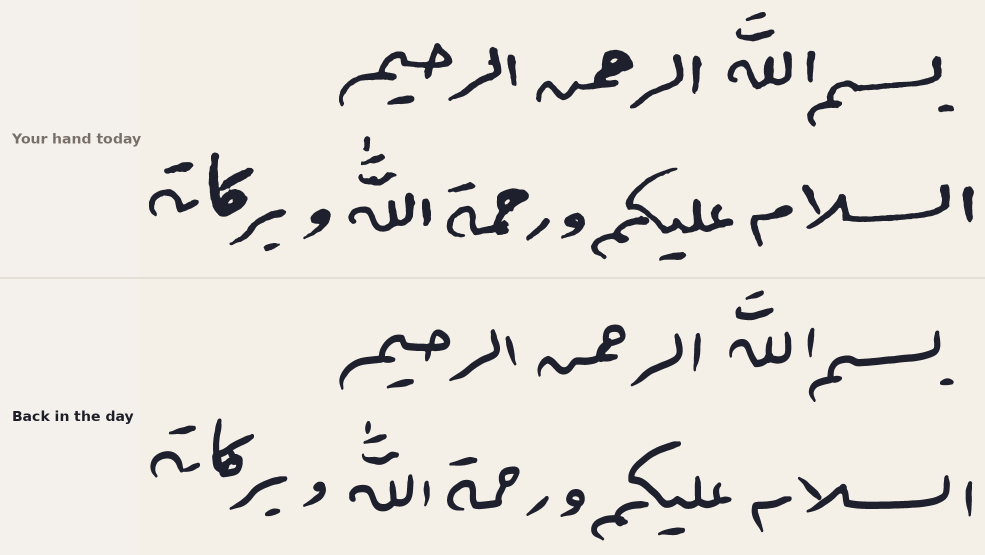
#> input picture handwriting-font/pens/back_in_the_day.png, 1970 x 1110 px (shown at 1/2 size)
$ python -i repen.py   (imports and definitions only)
#> lines starting #> are read from the running program, lines starting #| are printed output that depends on the picture; after the words box and inside, x2 and y2 are one past the last pixel; in counts of white or black regions, pixels touching at a corner belong together
#> further down, picture is the input picture: shape (1110, 1970, 3); mean B, G, R 220.9, 227.3, 230.8
"""Re-ink handwriting with a different pen.

Ink -> centre-line skeleton -> stamp a pen shape along the skeleton.
A round pen stamps a disc; a qalam (broad nib) stamps a thin slanted line,
so stroke thickness changes with direction, like Ruqʿah calligraphy."""
import numpy as np, cv2
from skimage.morphology import skeletonize

UP = 3  # work at 3x for smooth edges


def ink_mask(bgr, k=61, t=0.70, min_area=25):
#> called with k = 61, t = 0.7, min_area = 25
    g = bgr[:, :, 2].astype(np.float32)  # red channel: blue and black ink are both dark
    bg = cv2.morphologyEx(g, cv2.MORPH_CLOSE, cv2.getStructuringElement(cv2.MORPH_ELLIPSE, (k, k)))
#> bg: shape (1110, 1970) float32; every value is 244
    bg = cv2.GaussianBlur(bg, (0, 0), k / 4)
#> bg: shape (1110, 1970) float32; every value is 244
    n = np.clip(g / np.maximum(bg, 1), 0, 1.2)
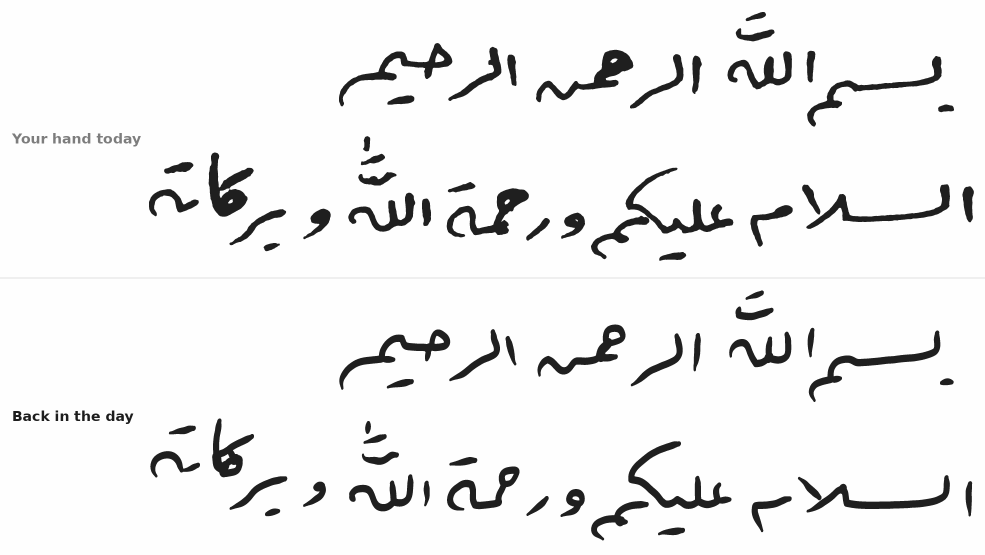
#> n: shape (1110, 1970) float32 (shown at 1/2 size); min 0.115, max 1, mean 0.946
    n = cv2.resize(n, None, fx=UP, fy=UP, interpolation=cv2.INTER_CUBIC)
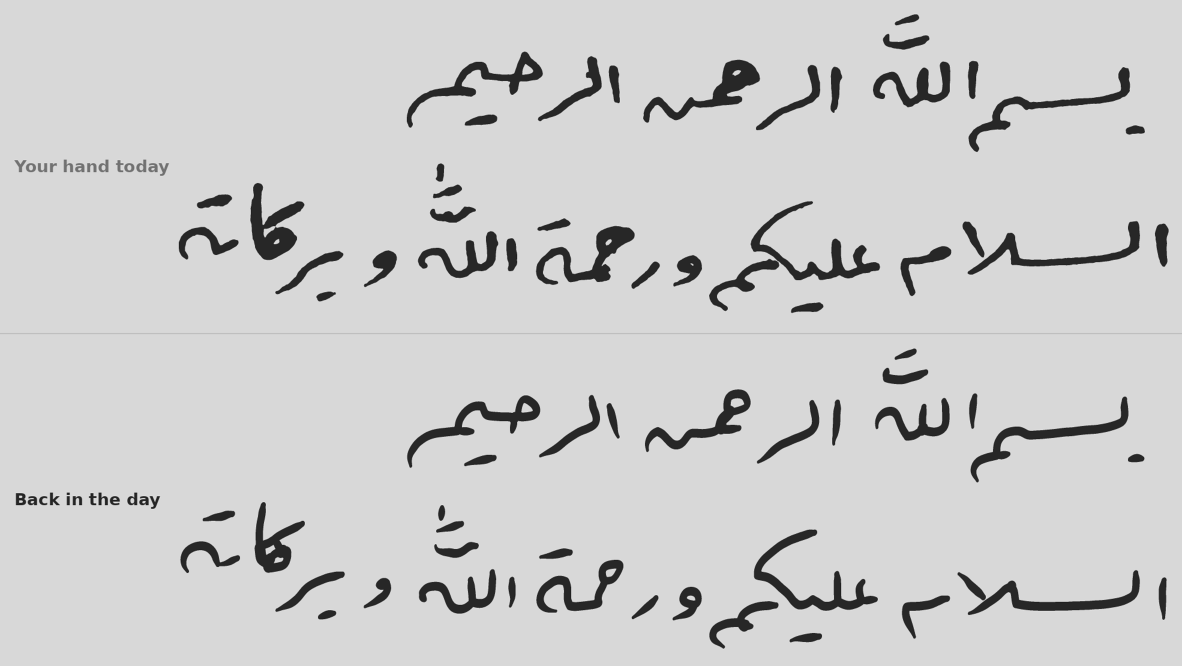
#> n: shape (3330, 5910) float32 (shown at 1/5 size); min -0.0742, max 1.19, mean 0.946; drawn with min black and max white
    n = cv2.GaussianBlur(n, (0, 0), UP * 0.6)
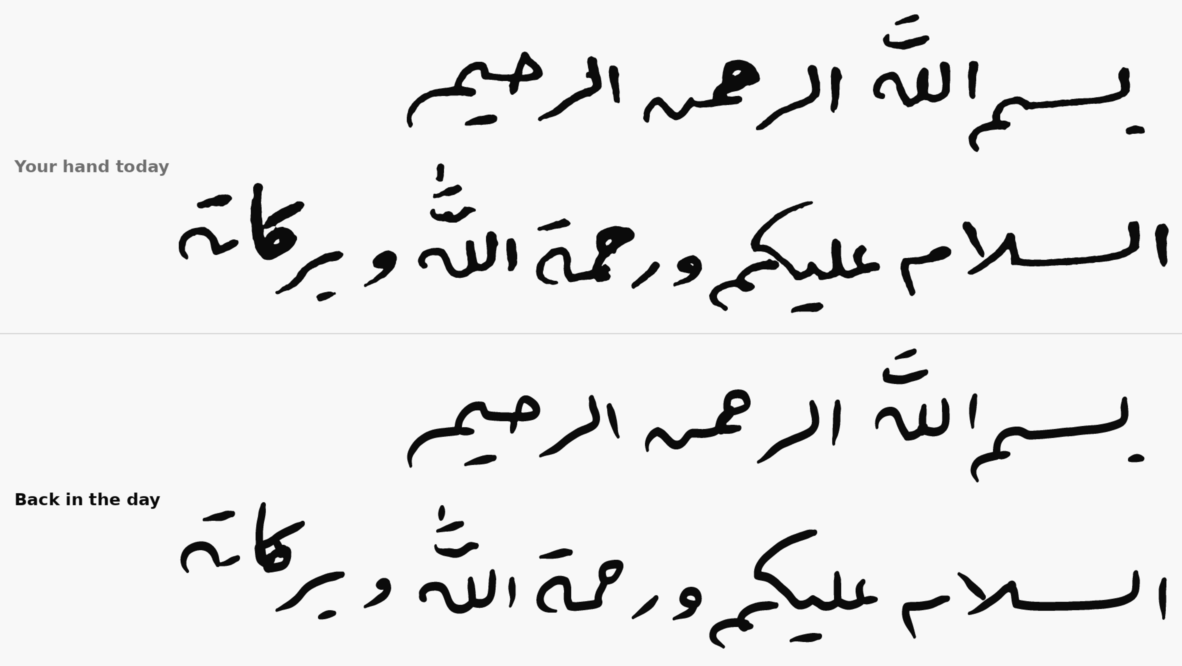
#> n: shape (3330, 5910) float32 (shown at 1/5 size); min 0.0804, max 1.02, mean 0.946; drawn with min black and max white
    m = (n < t).astype(np.uint8)
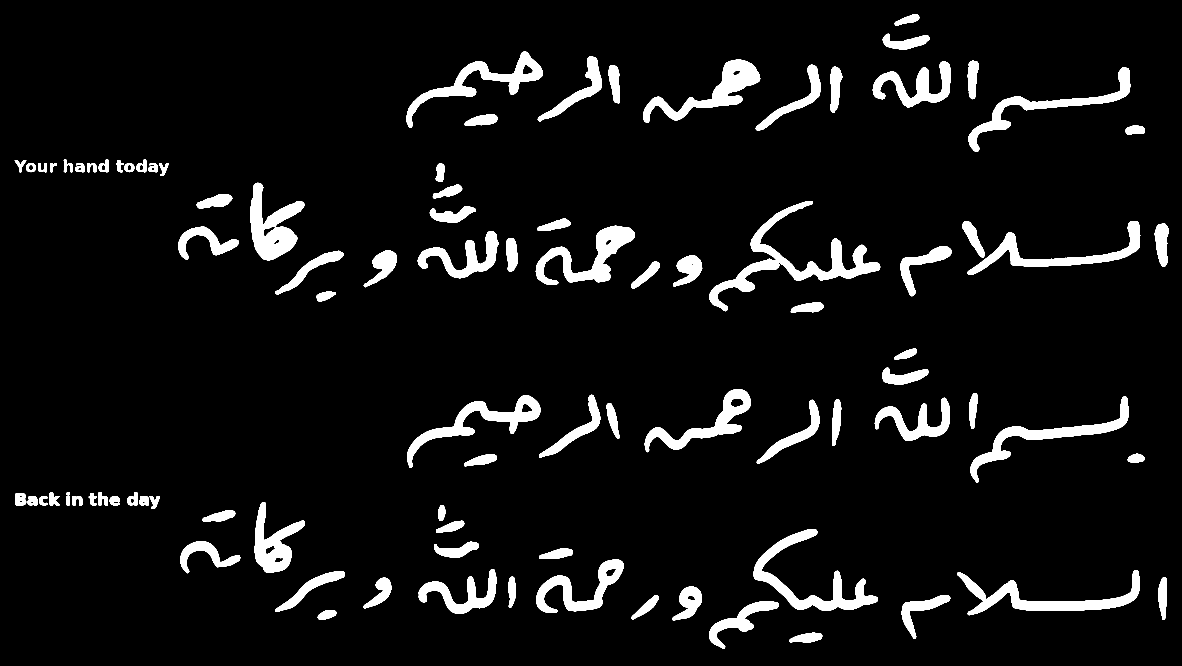
#> m: shape (3330, 5910) (shown at 1/5 size); values 0 (black) and 1 (white), 6.5% white; 94 white regions, largest, box (x1, y1, x2, y2) and area: (3545, 1005, 4401, 1556) 73140, (3769, 2647, 4390, 3055) 53534, (4787, 2850, 5700, 3076) 51378
    cnt, lab, st, _ = cv2.connectedComponentsWithStats(m, connectivity=8)
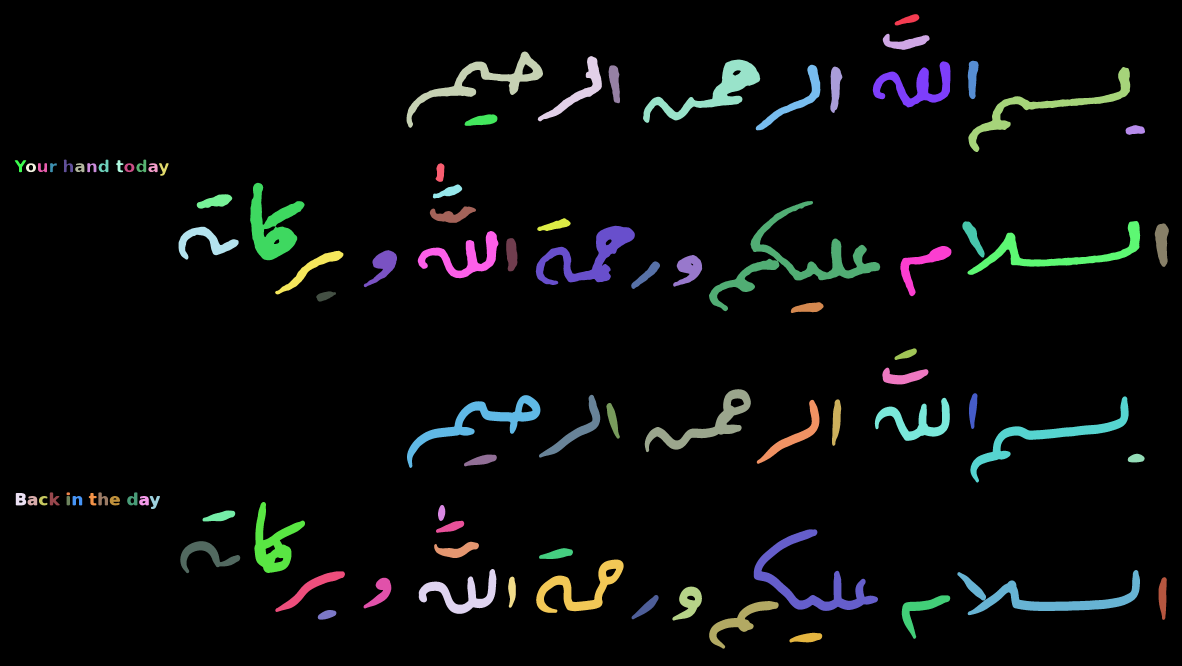
#> lab: shape (3330, 5910) int32 (shown at 1/5 size); 95 distinct labels, from 0 to 94; one colour per label, 0 black
#> cnt = 95; st = 95 rows, first 6: [0, 0, 5910, 3330, 18403844], [4473, 71, 124, 56, 3549], [4414, 169, 234, 80, 9728], [2033, 257, 682, 382, 46041], [2689, 280, 320, 327, 20683], [3215, 298, 586, 316, 49716]
    keep = np.zeros(cnt, bool); keep[1:] = st[1:, 4] >= min_area * UP * UP
    return keep[lab]


# [4 lines left out: function stroke_width, not called in this run]


def _neighbours(sk):
    k = np.ones((3, 3), np.uint8); k[1, 1] = 0
    return cv2.filter2D(sk.astype(np.uint8), -1, k, borderType=cv2.BORDER_CONSTANT)


# [19 lines left out: function prune, not called in this run]


def skeleton(mask, w):
    return prune(skeletonize(mask), int(w * 1.2))


# [7 lines left out: function nib_kernel, not called in this run]


def disc(d):
    d = max(1, int(round(d)))
    return cv2.getStructuringElement(cv2.MORPH_ELLIPSE, (d, d))


# [31 lines left out: functions repen, render, not called in this run]

>>> import cv2
>>> picture = cv2.imread('back_in_the_day.png')
>>> result = ink_mask(picture)

$ run again, on handwriting-font/pens/breaks_fixed.png
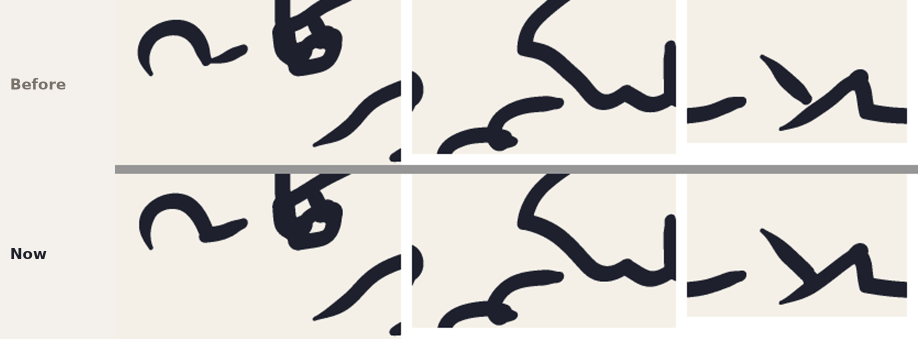
#> input picture handwriting-font/pens/breaks_fixed.png, 1836 x 678 px (shown at 1/2 size)
#> picture is the input picture: shape (678, 1836, 3); mean B, G, R 210.3, 214.5, 217.3
#> in ink_mask, `m = (n < t).astype(np.uint8)`:
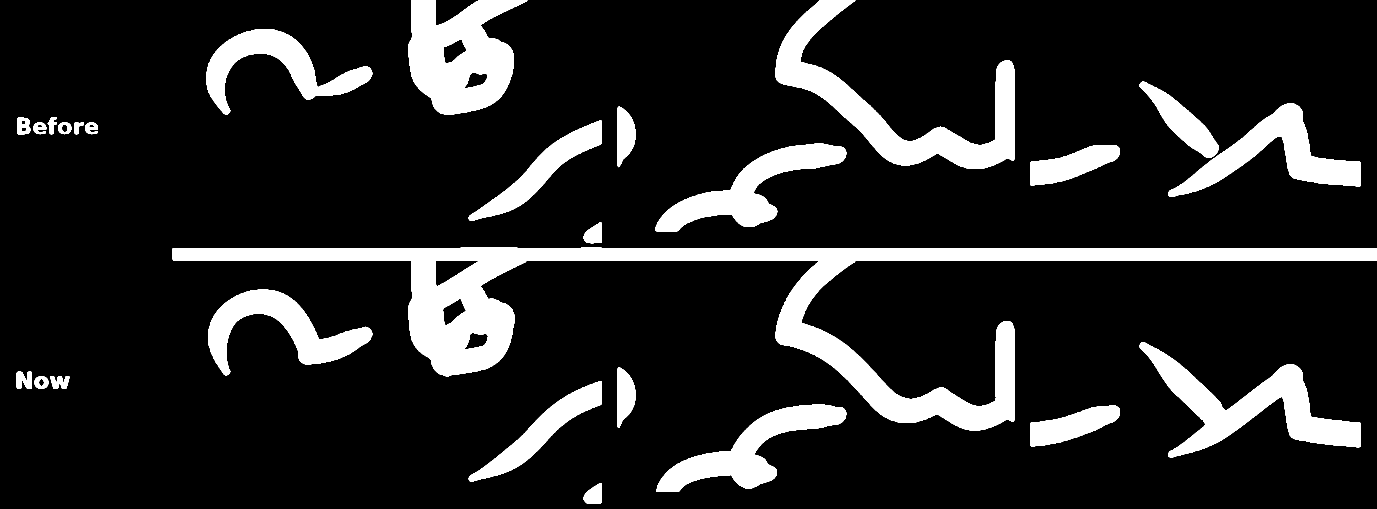
#> m: shape (2034, 5508) (shown at 1/4 size); values 0 (black) and 1 (white), 14.5% white; 27 white regions, largest, box (x1, y1, x2, y2) and area: (691, 991, 5508, 1723) 535117, (3102, 0, 4057, 676) 159046, (1633, 0, 2109, 459) 138558
#> in ink_mask, `cnt, lab, st, _ = cv2.connectedComponentsWithStats(m, connectivity=8)`:
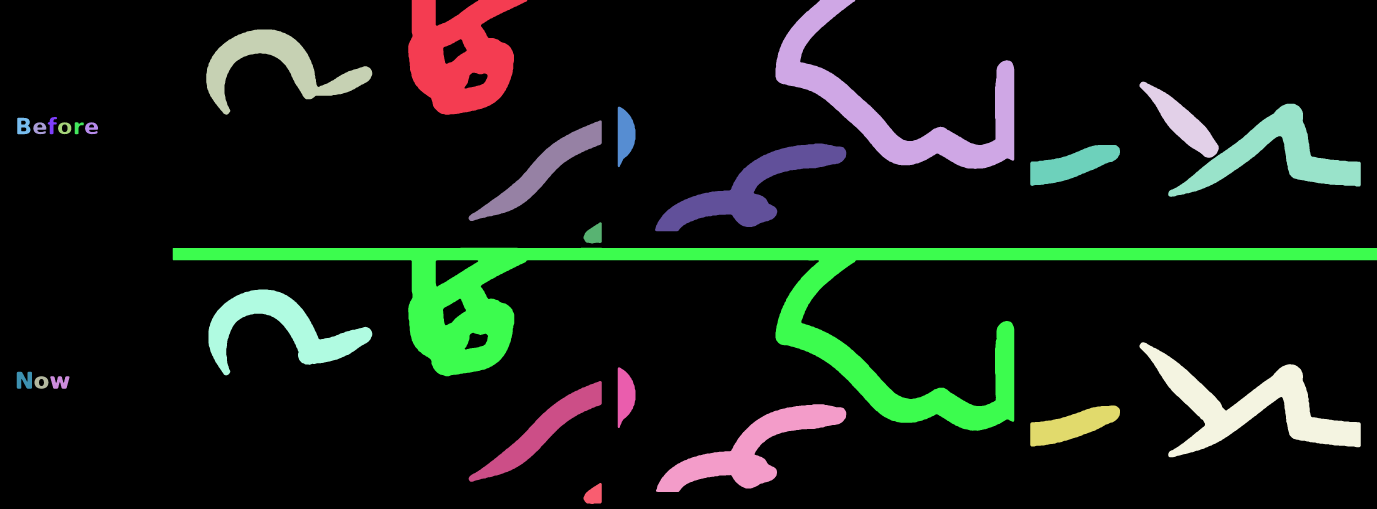
#> lab: shape (2034, 5508) int32 (shown at 1/4 size); 28 distinct labels, from 0 to 27; one colour per label, 0 black
#> cnt = 28; st = 28 rows, first 6: [0, 0, 5508, 2034, 9582389], [1633, 0, 476, 459, 138558], [3102, 0, 955, 676, 159046], [825, 118, 664, 341, 74685], [4558, 326, 317, 305, 31778], [4673, 415, 770, 372, 88640]

$ run again, on handwriting-font/pens/contrast_ladder.png
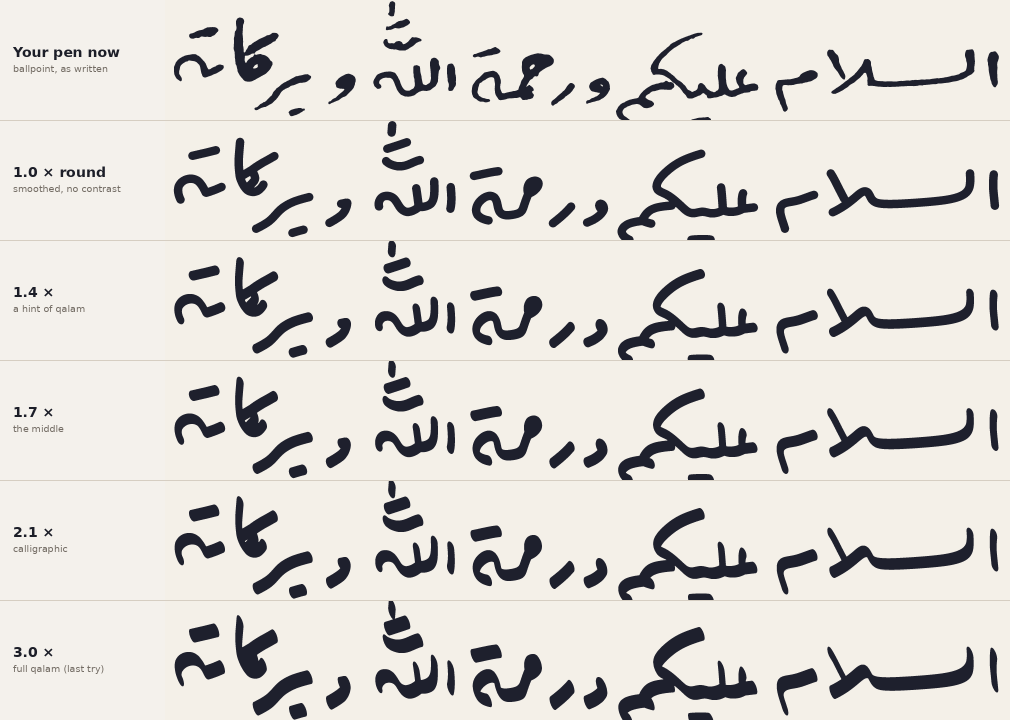
#> input picture handwriting-font/pens/contrast_ladder.png, 2020 x 1440 px (shown at 1/2 size)
#> picture is the input picture: shape (1440, 2020, 3); mean B, G, R 211.6, 216.9, 220.1
#> in ink_mask, `m = (n < t).astype(np.uint8)`:
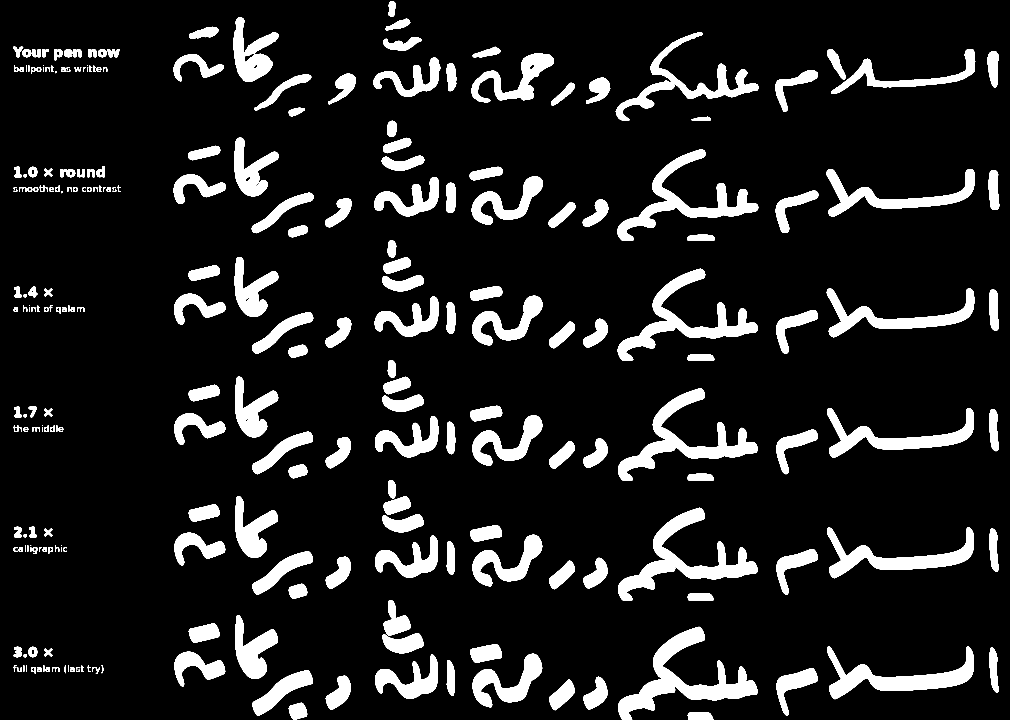
#> m: shape (4320, 6060) (shown at 1/6 size); values 0 (black) and 1 (white), 11.5% white; 253 white regions (6 under 20 px), largest, box (x1, y1, x2, y2) and area: (3709, 3761, 4545, 4320) 121768, (3709, 3047, 4545, 3601) 109024, (3708, 2330, 4546, 2881) 102829
#> in ink_mask, `cnt, lab, st, _ = cv2.connectedComponentsWithStats(m, connectivity=8)`:
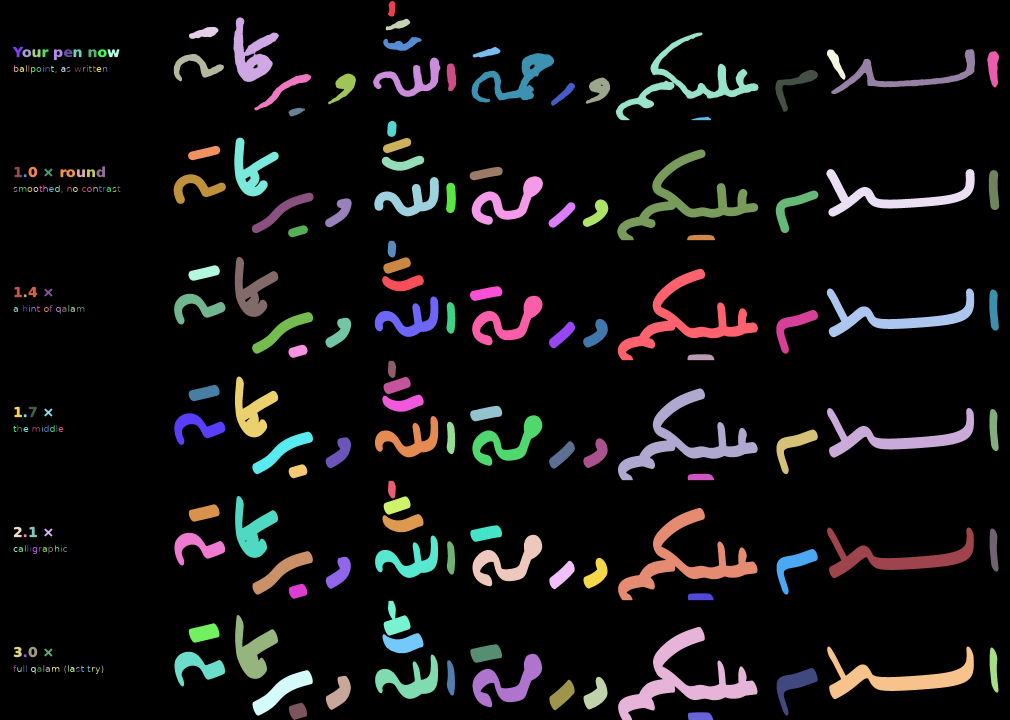
#> lab: shape (4320, 6060) int32 (shown at 1/6 size); 254 distinct labels, from 0 to 253; one colour per label, 0 black
#> cnt = 254; st = 254 rows, first 6: [0, 0, 6060, 4320, 23165389], [2328, 6, 44, 93, 3134], [1401, 104, 272, 387, 49524], [2314, 112, 147, 70, 4952], [1134, 161, 177, 72, 7763], [3695, 195, 856, 526, 72368]
